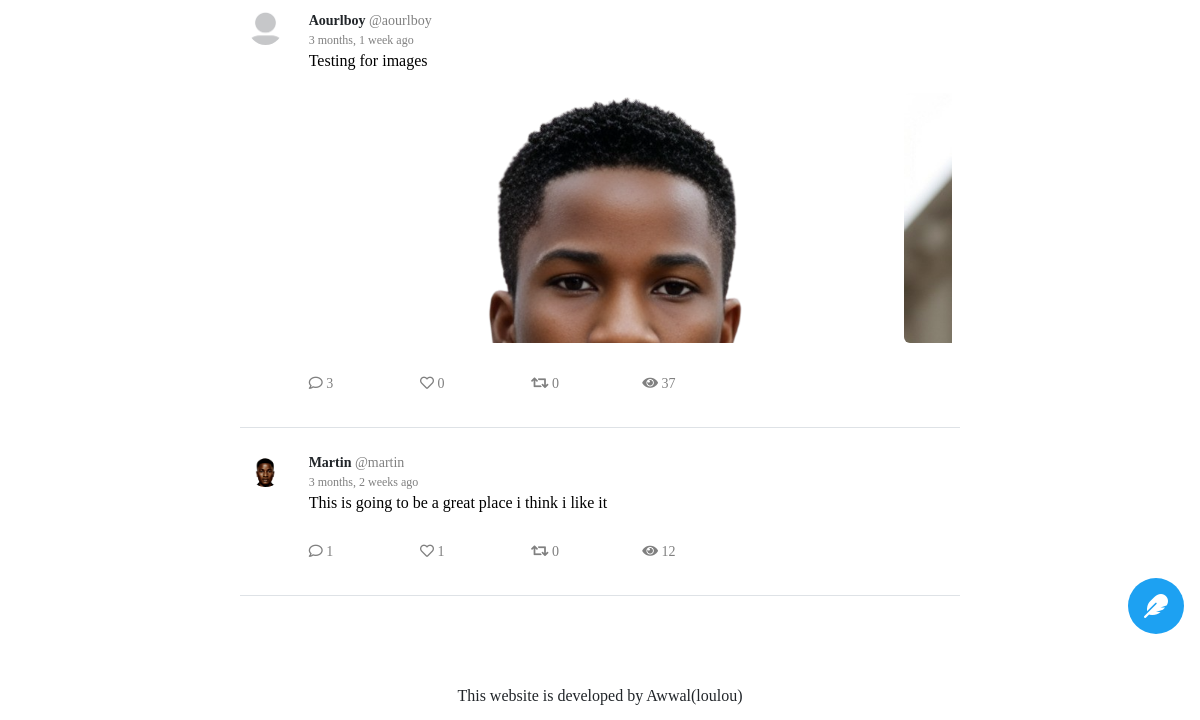
Page /tweets/ (lower part) on the earlier database version.
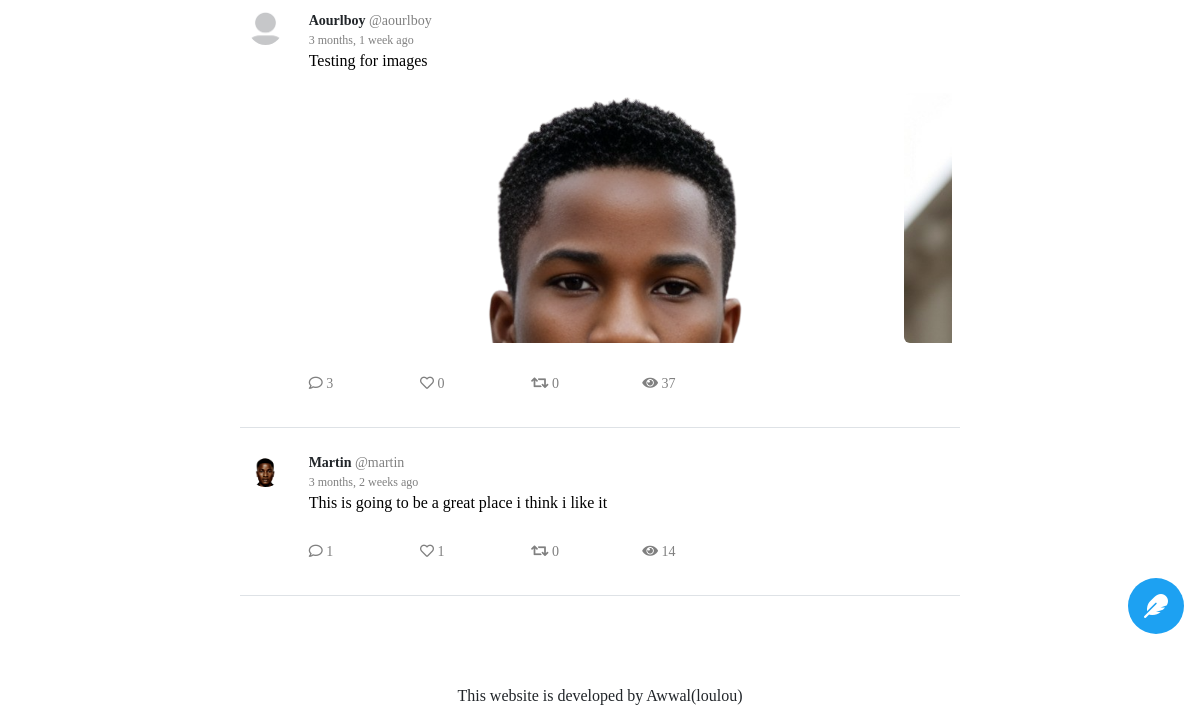
Same page on the later database version.
### tweet/models.py (models this page shows, shortened)
class Tweet(models.Model):
    profile=models.ForeignKey(Profile,related_name='tweet', on_delete=models.CASCADE, blank=True)
    date=models.DateTimeField(auto_now_add=True)
    body=models.TextField()
    like=models.ManyToManyField(Profile,related_name='liked', blank=True)
    comment=models.ForeignKey('self', related_name='tweet', null=True, blank=True, on_delete=models.CASCADE)
    views=models.ManyToManyField(Profile,related_name='viewed', blank=True)
    active=models.BooleanField(default=True)
    retweet=models.ManyToManyField(Profile,related_name='retweet', blank=True)
    views = models.IntegerField(default=0)
    def get_absolute_url(self):
        return reverse ('TweetDetailUrl', args=[self.id])

class Profile(models.Model):
    user=models.OneToOneField(User, related_name='profile', on_delete=models.CASCADE)
    follower=models.ManyToManyField('self', related_name='follow', symmetrical=False, blank=True)
    date_joined=models.DateTimeField(auto_now_add=True, blank=True, null=True)
    bio=models.CharField(max_length=100, blank=True, null=True)
    location=models.CharField(max_length=100, blank=True, null=True)
    profile_photo=models.ImageField(upload_to='profileimage', default='profileimage/profile.png', null=True, blank=True)
    cover_photo=models.ImageField(upload_to='profileimage', null=True, blank=True)
    mode=models.CharField(max_length=100, default='white')
    def __str__(self):
        return self.user.username
    def get_absolute_url(self):
        return reverse('ProfileUrl', args=[self.id])

### tweet/views.py (the view, shortened to what this page needs)
# urls.py: path('tweets/',TweetView, name='TweetUrl' ),
def TweetView(request, lat=None, hom=None):
    blak = False # set blank to false to know whether there is tweets available or not
    try:
        prof=Profile.objects.get(user__username=request.user) # get the request.user with the profile instance
        foll=prof.follow.all() #get the number of followers of request.user
        profile=Profile.objects.all() #get all profiles
    except (ObjectDoesNotExist, AttributeError):
        prof=''
        tweetss=Tweet.objects.all().filter(active=True)
    home_color='#1DA1F2'
    latest_color ='white'
    if  lat: #request.session['latest'] == True or lat: #check if the user has asked for latest tweets before or he just asked for it
        latest=True
        home_color='white'
        latest_color ='#1DA1F2'
        tweets=Tweet.objects.all().filter(active=True).filter(profile__in=foll)#.order_by('?') #get the tweets which are active and which the request user follows
        retweets=Tweet.objects.all().filter(retweet__in=foll) #get the tweets that was retweet by those the user follow
        tweetss=tweets.union(retweets)#combine the tweets and retweets together
        request.session['latest'] =True
    elif hom:#request.session['latest'] == False or hom:
        latest=False
        tweetss = Tweet.objects.filter(active=True)
        request.session['latest'] = False
    else:
        tweetss=Tweet.objects.filter(active=True)
    if len(list(tweetss)) == 0: # if the tweet list is none, like when the user just sign up
        blank=True
    else:
        blank=False
    if hom: #if the user request for the home page we set latest back to false
        latest=False
        home_color='#1DA1F2'
        latest_color ='white'
    tweetss = sorted(tweetss,key=lambda x: random.random())
    page=Paginator(tweetss,5) # i page the tweets this save the page from overhead loading, so it send the tweets page by page
    page_no=request.GET.get('page') # get the page number from the request
    tweets=page.get_page(page_no) # get the tweets from that page
    context=dict(tweets=tweets, tweet=tweets, blank=blank, prof=prof, User=prof, latest=latest_color, home=home_color)
    template='tweetTemplate/tweet.html'
    if tweets.has_previous(): # if the tweet has previous page then he is not the starting page, so the template should update some part not fully part
        template='tweetTemplate/tweetbox.html'
    return render(request, template, context=context)

### template/tweetTemplate/tweet.html (shortened to what this page needs)
{%extends 'base.html'%}
{%load static%}
{%load custom_tags%}
{%block content%}
{%include 'tweetTemplate/tweetbox.html'%}
{%endblock%}

### template/tweetTemplate/tweetbox.html (shortened to what this page needs)
{%load custom_tags%}
<div class="" id='tweetTarget'>
<div class="row sz-14 m-1" id="tweetbox" style="z-index: 500;">
  {%for tweet in tweets %}
    <div class="col-md-12 p-2 my-2 border-bottom color-bg-white rounde col-sm " id="twetbox" style="">
      <div class="row">
        <div class="col-2 col-md-1">
          <a href="{{tweet.profile.get_absolute_url}}">
            <img class="container rounded-circle p-0 m-0" loading="" src="{{tweet.profile.profile_photo.url}}" style="width:35px;height:35px;object-fit:cover"/>
          </a>
        </div>
        <div class="col">
          <div class="row ">
            <div class="col">
              <span class="bold sz-14">
                  {{tweet.profile|title}}
              </span>
              <a href="{{tweet.profile.get_absolute_url}}" >
                  <span class="color-t sz-14" style="">
                      @{{tweet.profile.user.username|lower}}
                  </span>
              </a>
             <br />
              <span class="sz-12 color-t" style="">
                  {{tweet.date|timesince}} ago
              </span>
            </div>
          </div>
          <p class="sz-16" style="">
              <a class="color-black" href="{{tweet.get_absolute_url}}">
                  {{tweet.body|truncatechars:':280'}}
              </a>
          </p>
          {%if tweet.image.all%}
            <div class="my-2 px-2 d-flex" style="hight:250px;overflow:auto">
              {%for img in tweet.image.all%}
                <div class="col-11 m-1">
                  <img class="img-fluid p-0 w-100 rounded"  loading="lazy" src="{{img.image.url}}" style="height:250px;object-fit:cover;object-position:top;"/>
                </div>
              {%endfor%}
            </div>
          {%endif%}
          <div class="row sz-14 align-items-center my-3">
            <div class="col-md-2 col">
                <a href="{{tweet.get_absolute_url}}?#holder">
                    <button class="btn no-border color-t color-bg-white sz-14 p-0">
                        <i class="far fa-comment">
                        </i>
                        {{tweet.tweet.count}}
                    </button>
                </a>
            </div>
            <div class="col-md-2 col sz-14">
                {%include 'tweetTemplate/like.html'%}
            </div>
            <div class="col-md-2 sz-14 col">
                {%include 'tweetTemplate/retweet.html'%}
            </div>
            <div class="col-md-2 col sz-14">
              <button class="no-border btn color-t sz-14 color-bg-white p-0">
                <i class="fas fa-eye"></i> {{tweet.views}}
              </button>
            </div>
          </div>
        </div>
      </div>
    </div>
  {%endfor%}
  </div>
  </div>
        {%if tweets.has_next%}
        <div class="position-absolute justify-content-centr start-50 translate-middle" hx-get="?page={{tweets.next_page_number}}" hx-target='#tweetTarget' hx-swap="beforeend" hx-trigger="revealed">
        </div>
        {%endif%}

### template/tweetTemplate/like.html (shortened to what this page needs)
<button hx-get="{%url 'TweetUrl'%}" class='no-border color-bg-white color-t p-0' hx-include='#on{{tweet.id}}' hx-swap='outerHTML' style='' onClick=''>
{%if prof in tweet.like.all%}
<i id='{{tweet.id}}' style='color:red' class='fas fa-heart' data-fa-transform="shrink-8 fa-border"></i>
{%else%}
<i id='{{tweet.id}}' class='far fa-heart' data-fa-transform="shrink-8 fa-border"></i>
{%endif%}
 {{tweet.like.count}}
</button>

### template/tweetTemplate/retweet.html (shortened to what this page needs)
<button class='no-border p-0 color-t color-bg-white' hx-get="{%url 'TweetUrl'%}" hx-include='#tt{{tweet.id}}' hx-swap='outerHTML' style='' onClick=''>
{%if prof in tweet.retweet.all%}
<i id='{{tweet.id}}' style='' class='fas fa-retweet color-p' data-fa-transform="shrink-8 fa-border"></i>
{%else%}
<i id='{{tweet.id}}' class='fas fa-retweet' data-fa-transform="shrink-8 fa-border"></i>
{%endif%}
 {{tweet.retweet.count}}
</button>

Differences in the rows shown:
changed Tweet "This is going to be a great place i think i like it": views "12" → "14"
